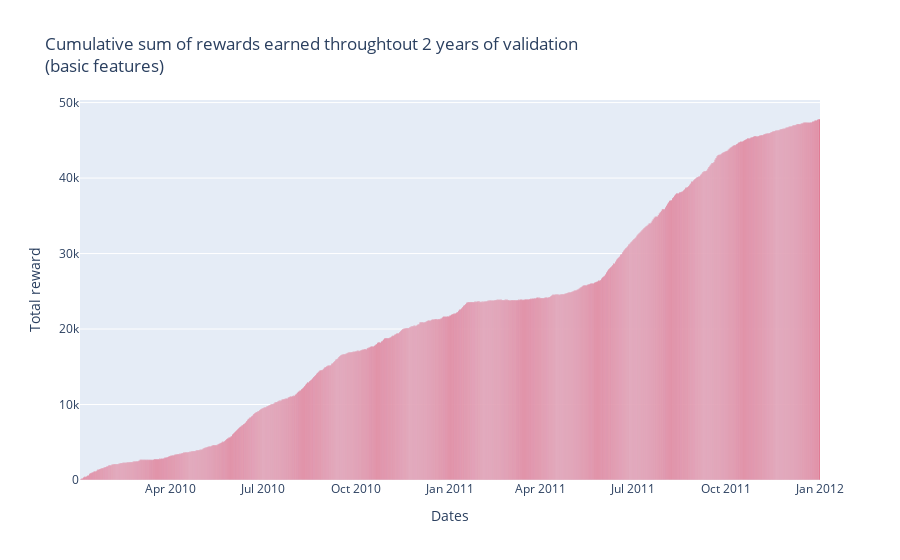

The code cell stored with this chart in its notebook:
### Markdown cell above
### Cumulative sum of rewards

### Code cell
#loading results for cumulative reward
cum_rew_small_tabular=pd.read_csv('archived_results/tabular_q/cummulative_rewards_tab.csv')

# Cumlative sum of rewards plot
fig = cumsum_plot_final(cum_rew_small_tabular, False)
# WARNING! It will overwrite the previous plot (on different data)
fig.write_image("./plots/final/tabular_q_cumsum_reward_plot.png", scale=5)
fig.show()

### Figure 1 — Plotly figure (JSON) as saved in the notebook; plotly's stock layout.template omitted (floating-point values rounded to 4 significant figures; data arrays with more than 128 entries replaced by an {"elided": "..."} marker saying what was removed)
{"data": [{"alignmentgroup": "True", "hovertemplate": "Dates=%{x}<br>Total reward=%{y}<extra></extra>", "legendgroup": "", "marker": {"color": "crimson", "pattern": {"shape": ""}}, "name": "", "offsetgroup": "", "orientation": "v", "showlegend": false, "textposition": "auto", "type": "bar", "x": {"elided": "730 str values"}, "xaxis": "x", "y": {"elided": "730 float values"}, "yaxis": "y"}], "layout": {"bargap": 0.02, "barmode": "relative", "legend": {"tracegroupgap": 0}, "title": {"text": "Cumulative sum of rewards earned throughtout 2 years of validation<br>(basic features)"}, "xaxis": {"anchor": "y", "domain": [0, 1], "title": {"text": "Dates"}}, "yaxis": {"anchor": "x", "domain": [0, 1], "title": {"text": "Total reward"}}}}
